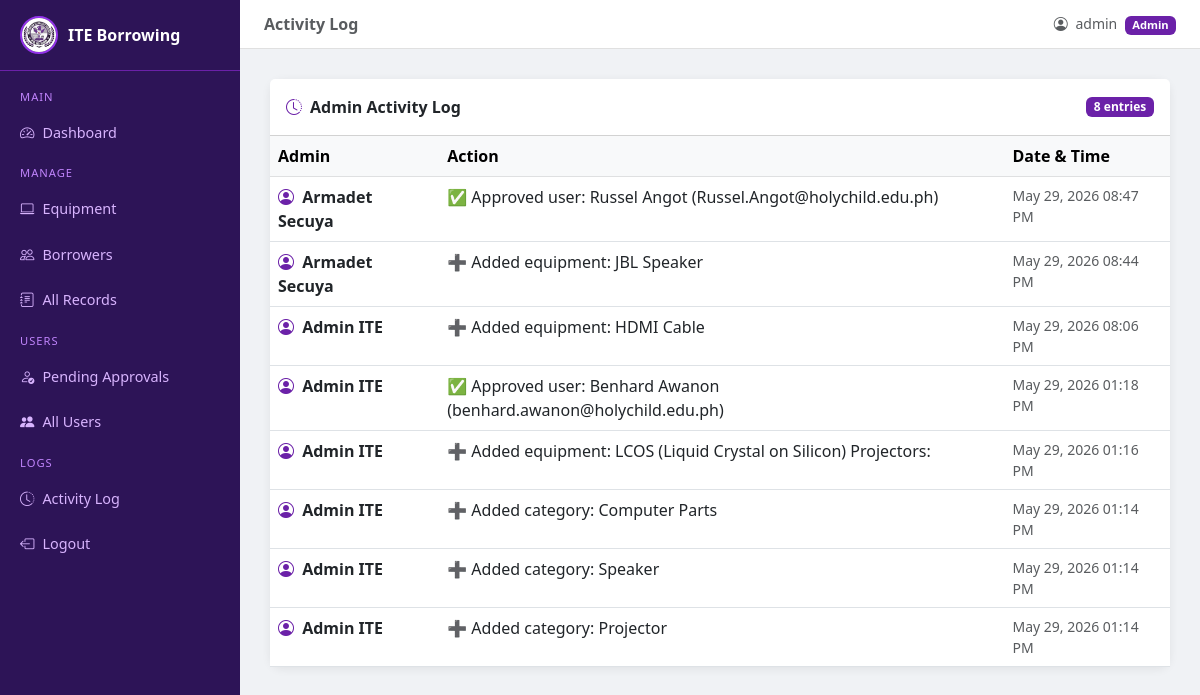
Page /system/activity-log/ (signed in) on the committed database.
### borrowing/models.py (models this page shows, shortened)
class AdminLog(models.Model):
    admin     = models.ForeignKey(User, on_delete=models.SET_NULL, null=True)
    action    = models.CharField(max_length=255)
    timestamp = models.DateTimeField(auto_now_add=True)
    class Meta:
        ordering = ['-timestamp']

### borrowing/views.py (the view)
# urls.py: path('activity-log/',                   views.activity_log,              name='activity_log'),
@staff_member_required
def activity_log(request):
    logs = AdminLog.objects.all()
    return render(request, 'borrowing/activity_log.html', {'logs': logs})

### borrowing/templates/borrowing/activity_log.html
{% extends 'borrowing/base.html' %}
{% block page_title %}Activity Log{% endblock %}
{% block content %}
<div class="card">
  <div class="card-header bg-white fw-bold py-3 d-flex justify-content-between align-items-center">
    <span><i class="bi bi-clock-history me-2 text-primary"></i>Admin Activity Log</span>
    <span class="badge" style="background:#6b21a8;">{{ logs|length }} entries</span>
  </div>
  <div class="card-body p-0">
    <table class="table table-hover mb-0">
      <thead class="table-light">
        <tr>
          <th>Admin</th>
          <th>Action</th>
          <th>Date & Time</th>
        </tr>
      </thead>
      <tbody>
        {% for log in logs %}
        <tr>
          <td>
            <i class="bi bi-person-circle me-1 text-primary"></i>
            <strong>{{ log.admin.get_full_name|default:log.admin.username }}</strong>
          </td>
          <td>{{ log.action }}</td>
          <td class="text-muted small">{{ log.timestamp|date:"M d, Y h:i A" }}</td>
        </tr>
        {% empty %}
        <tr>
          <td colspan="3" class="text-center text-muted py-4">No activity recorded yet.</td>
        </tr>
        {% endfor %}
      </tbody>
    </table>
  </div>
</div>
{% endblock %}

### borrowing/templates/borrowing/base.html (shortened to what this page needs)
{% load static %}
<!DOCTYPE html>
<html lang="en">
<head>
  <link href="https://cdn.jsdelivr.net/npm/bootstrap@5.3.0/dist/css/bootstrap.min.css" rel="stylesheet">
  <link href="https://cdn.jsdelivr.net/npm/bootstrap-icons@1.10.5/font/bootstrap-icons.css" rel="stylesheet">
</head>
<body>
<div class="sidebar" id="sidebar">
  <div class="brand">
    <img src="{% static 'img/logo.jpg' %}" alt="ITE Logo"
      style="width:38px;height:38px;border-radius:50%;object-fit:cover;border:2px solid #9333ea;">
    ITE Borrowing
  </div>
  <nav class="mt-2">
    {% if request.user.is_superuser %}
    <div class="nav-label">Main</div>
    <a href="{% url 'dashboard' %}" onclick="closeSidebar()"><i class="bi bi-speedometer2 me-2"></i>Dashboard</a>
    <div class="nav-label">Manage</div>
    <a href="{% url 'equipment_list' %}" onclick="closeSidebar()"><i class="bi bi-laptop me-2"></i>Equipment</a>
    <a href="{% url 'borrower_list' %}" onclick="closeSidebar()"><i class="bi bi-people me-2"></i>Borrowers</a>
    <a href="{% url 'borrow_records' %}" onclick="closeSidebar()"><i class="bi bi-journal-text me-2"></i>All Records</a>
    <div class="nav-label">Users</div>
    <a href="{% url 'pending_users' %}" onclick="closeSidebar()"><i class="bi bi-person-check me-2"></i>Pending Approvals</a>
    <a href="{% url 'user_list' %}" onclick="closeSidebar()"><i class="bi bi-people-fill me-2"></i>All Users</a>
    <div class="nav-label">Logs</div>
    <a href="{% url 'activity_log' %}" onclick="closeSidebar()"><i class="bi bi-clock-history me-2"></i>Activity Log</a>
    {% endif %}
    <a href="{% url 'logout' %}" class="logout-btn">
      <i class="bi bi-box-arrow-left me-2"></i>Logout
    </a>
  </nav>
</div>
<div class="main-content">
  <div class="topbar">
    <div class="d-flex align-items-center gap-3">
      <span class="fw-semibold text-muted">{% block page_title %}{% endblock %}</span>
    </div>
    <span class="text-muted small">
      <i class="bi bi-person-circle me-1"></i>
      <span class="d-none d-md-inline">{{ request.user.username }}</span>
      {% if request.user.is_superuser %}
        <span class="badge ms-1" style="background:#6b21a8;font-size:0.7rem;">Admin</span>
      {% else %}
        <span class="badge ms-1" style="background:#2e7d32;font-size:0.7rem;">User</span>
      {% endif %}
    </span>
  </div>
  {% block content %}{% endblock %}
</div>
</body>
</html>

### borrowing/templates/borrowing/base.html (style rules this page uses)
:root { --bs-primary: #6b21a8; --bs-primary-rgb: 107, 33, 168; }
body { background: #f0f2f5; font-family: 'Segoe UI', sans-serif; }
.text-primary { color: #6b21a8 !important; }
.sidebar { min-height: 100vh; background: #2d1457; width: 240px; position: fixed; top: 0; left: 0; z-index: 100; transition: transform 0.3s ease; }
.sidebar .brand { padding: 16px 20px; font-size: 1rem; font-weight: 700; color: #fff; border-bottom: 1px solid #6b21a8; display: flex; align-items: center; gap: 10px; }
.sidebar a { color: #d8b4fe; text-decoration: none; display: block; padding: 12px 20px; font-size: 0.9rem; }
.sidebar .nav-label { padding: 10px 20px 4px; font-size: 0.7rem; text-transform: uppercase; color: #c084fc; letter-spacing: 1px; }
.main-content { margin-left: 240px; padding: 30px; }
.topbar { background: #fff; padding: 12px 24px; margin: -30px -30px 30px; border-bottom: 1px solid #e0e0e0; display: flex; justify-content: space-between; align-items: center; }
.card { border: none; box-shadow: 0 2px 10px rgba(0,0,0,0.07); border-radius: 12px; }
.logout-btn { background: none; border: none; color: #d8b4fe; padding: 12px 20px; font-size: 0.9rem; width: 100%; text-align: left; cursor: pointer; display: block; text-decoration: none; }

### rows in the picture
AdminLog: admin.get_full_name "Armadet Secuya", action "✅ Approved user: Russel Angot (Russel.Angot@holychild.edu.ph)", timestamp "May 29, 2026 08:47 PM"
AdminLog: admin.get_full_name "Armadet Secuya", action "➕ Added equipment: JBL Speaker", timestamp "May 29, 2026 08:44 PM"
AdminLog: admin.get_full_name "Admin ITE", action "➕ Added equipment: HDMI Cable", timestamp "May 29, 2026 08:06 PM"
AdminLog: admin.get_full_name "Admin ITE", action "✅ Approved user: Benhard Awanon (benhard.awanon@holychild.edu.ph)", timestamp "May 29, 2026 01:18 PM"
AdminLog: admin.get_full_name "Admin ITE", action "➕ Added equipment: LCOS (Liquid Crystal on Silicon) Projectors:", timestamp "May 29, 2026 01:16 PM"
AdminLog: admin.get_full_name "Admin ITE", action "➕ Added category: Computer Parts", timestamp "May 29, 2026 01:14 PM"
AdminLog: admin.get_full_name "Admin ITE", action "➕ Added category: Speaker", timestamp "May 29, 2026 01:14 PM"
AdminLog: admin.get_full_name "Admin ITE", action "➕ Added category: Projector", timestamp "May 29, 2026 01:14 PM"

### other values in the picture
{{ request.user.username }} "admin"
{{ logs|length }} "8"
